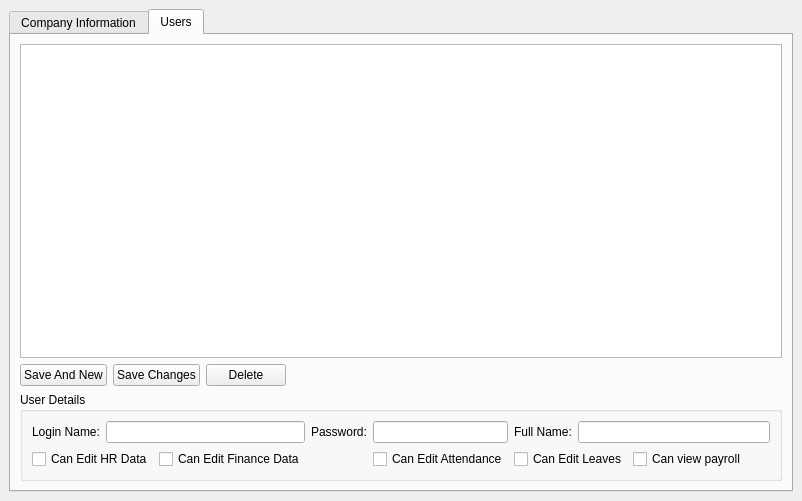
<?xml version="1.0" encoding="UTF-8"?>
<ui version="4.0">
 <class>Admin</class>
 <widget class="QMainWindow" name="Admin">
  <property name="geometry">
   <rect>
    <x>0</x>
    <y>0</y>
    <width>725</width>
    <height>501</height>
   </rect>
  </property>
  <property name="windowTitle">
   <string>Administration</string>
  </property>
  <property name="windowIcon">
   <iconset resource="rc.qrc">
    <normaloff>:/images/SecurityLock.png</normaloff>:/images/SecurityLock.png</iconset>
  </property>
  <widget class="QWidget" name="centralwidget">
   <layout class="QVBoxLayout" name="verticalLayout">
    <item>
     <widget class="QTabWidget" name="tabWidget">
      <property name="currentIndex">
       <number>1</number>
      </property>
      <widget class="QWidget" name="tab">
       <attribute name="title">
        <string>Company Information</string>
       </attribute>
       <layout class="QVBoxLayout" name="verticalLayout_2">
        <item>
         <layout class="QGridLayout" name="gridLayout">
          <item row="0" column="0" colspan="2">
           <widget class="QLabel" name="label">
            <property name="text">
             <string>Company Name:</string>
            </property>
           </widget>
          </item>
          <item row="0" column="2" colspan="5">
           <widget class="QLineEdit" name="lineEdit"/>
          </item>
          <item row="1" column="0" colspan="2">
           <widget class="QLabel" name="label_2">
            <property name="text">
             <string>Address:</string>
            </property>
           </widget>
          </item>
          <item row="1" column="2">
           <widget class="QLineEdit" name="lineEdit_2"/>
          </item>
          <item row="1" column="3">
           <widget class="QLabel" name="label_3">
            <property name="text">
             <string>Postcode:</string>
            </property>
           </widget>
          </item>
          <item row="1" column="4">
           <widget class="QLineEdit" name="lineEdit_3"/>
          </item>
          <item row="1" column="5">
           <widget class="QLabel" name="label_4">
            <property name="text">
             <string>Town:</string>
            </property>
           </widget>
          </item>
          <item row="1" column="6">
           <widget class="QLineEdit" name="lineEdit_4"/>
          </item>
          <item row="2" column="0" colspan="2">
           <widget class="QLabel" name="label_5">
            <property name="text">
             <string>Telephone:</string>
            </property>
           </widget>
          </item>
          <item row="2" column="2">
           <widget class="QLineEdit" name="lineEdit_5"/>
          </item>
          <item row="2" column="3">
           <widget class="QLabel" name="label_6">
            <property name="text">
             <string>Telephone 2:</string>
            </property>
           </widget>
          </item>
          <item row="2" column="4">
           <widget class="QLineEdit" name="lineEdit_6"/>
          </item>
         </layout>
        </item>
        <item>
         <spacer name="verticalSpacer">
          <property name="orientation">
           <enum>Qt::Vertical</enum>
          </property>
          <property name="sizeHint" stdset="0">
           <size>
            <width>20</width>
            <height>325</height>
           </size>
          </property>
         </spacer>
        </item>
        <item>
         <layout class="QHBoxLayout" name="horizontalLayout">
          <item>
           <widget class="QPushButton" name="pushButton">
            <property name="text">
             <string>Save</string>
            </property>
           </widget>
          </item>
          <item>
           <spacer name="horizontalSpacer">
            <property name="orientation">
             <enum>Qt::Horizontal</enum>
            </property>
            <property name="sizeHint" stdset="0">
             <size>
              <width>40</width>
              <height>20</height>
             </size>
            </property>
           </spacer>
          </item>
         </layout>
        </item>
       </layout>
      </widget>
      <widget class="QWidget" name="tab_2">
       <attribute name="title">
        <string>Users</string>
       </attribute>
       <layout class="QVBoxLayout" name="verticalLayout_3">
        <item>
         <widget class="QTreeView" name="treeView"/>
        </item>
        <item>
         <layout class="QHBoxLayout" name="horizontalLayout_2">
          <item>
           <widget class="QPushButton" name="SaveAndNew">
            <property name="text">
             <string>Save And New</string>
            </property>
           </widget>
          </item>
          <item>
           <widget class="QPushButton" name="SaveChanges">
            <property name="text">
             <string>Save Changes</string>
            </property>
           </widget>
          </item>
          <item>
           <widget class="QPushButton" name="Delete">
            <property name="text">
             <string>Delete</string>
            </property>
           </widget>
          </item>
          <item>
           <spacer name="horizontalSpacer_2">
            <property name="orientation">
             <enum>Qt::Horizontal</enum>
            </property>
            <property name="sizeHint" stdset="0">
             <size>
              <width>40</width>
              <height>20</height>
             </size>
            </property>
           </spacer>
          </item>
         </layout>
        </item>
        <item>
         <widget class="QGroupBox" name="groupBox">
          <property name="title">
           <string>User Details</string>
          </property>
          <layout class="QGridLayout" name="gridLayout_2">
           <item row="0" column="0">
            <widget class="QLabel" name="label_13">
             <property name="text">
              <string>Login Name:</string>
             </property>
            </widget>
           </item>
           <item row="0" column="1" colspan="2">
            <widget class="QLineEdit" name="LoginName"/>
           </item>
           <item row="0" column="7" colspan="6">
            <widget class="QLineEdit" name="FullName">
             <property name="sizePolicy">
              <sizepolicy hsizetype="Expanding" vsizetype="Fixed">
               <horstretch>1</horstretch>
               <verstretch>0</verstretch>
              </sizepolicy>
             </property>
            </widget>
           </item>
           <item row="1" column="0" colspan="2">
            <widget class="QCheckBox" name="EditHR">
             <property name="text">
              <string>Can Edit HR Data</string>
             </property>
            </widget>
           </item>
           <item row="1" column="2">
            <widget class="QCheckBox" name="EditFinance">
             <property name="text">
              <string>Can Edit Finance Data</string>
             </property>
            </widget>
           </item>
           <item row="1" column="6" colspan="2">
            <widget class="QCheckBox" name="EditLeaves">
             <property name="text">
              <string>Can Edit Leaves</string>
             </property>
            </widget>
           </item>
           <item row="1" column="8">
            <widget class="QCheckBox" name="EditPayroll">
             <property name="text">
              <string>Can view payroll</string>
             </property>
            </widget>
           </item>
           <item row="0" column="5">
            <widget class="QLineEdit" name="Password">
             <property name="echoMode">
              <enum>QLineEdit::Password</enum>
             </property>
            </widget>
           </item>
           <item row="0" column="3">
            <widget class="QLabel" name="label_14">
             <property name="text">
              <string>Password:</string>
             </property>
            </widget>
           </item>
           <item row="1" column="5">
            <widget class="QCheckBox" name="EditAttendance">
             <property name="text">
              <string>Can Edit Attendance</string>
             </property>
            </widget>
           </item>
           <item row="0" column="6">
            <widget class="QLabel" name="label_15">
             <property name="text">
              <string>Full Name:</string>
             </property>
            </widget>
           </item>
          </layout>
         </widget>
        </item>
       </layout>
      </widget>
     </widget>
    </item>
   </layout>
  </widget>
 </widget>
 <tabstops>
  <tabstop>tabWidget</tabstop>
  <tabstop>treeView</tabstop>
  <tabstop>SaveAndNew</tabstop>
  <tabstop>SaveChanges</tabstop>
  <tabstop>Delete</tabstop>
  <tabstop>LoginName</tabstop>
  <tabstop>Password</tabstop>
  <tabstop>FullName</tabstop>
  <tabstop>EditHR</tabstop>
  <tabstop>EditFinance</tabstop>
  <tabstop>EditAttendance</tabstop>
  <tabstop>EditLeaves</tabstop>
  <tabstop>EditPayroll</tabstop>
  <tabstop>pushButton</tabstop>
  <tabstop>lineEdit</tabstop>
  <tabstop>lineEdit_2</tabstop>
  <tabstop>lineEdit_4</tabstop>
  <tabstop>lineEdit_5</tabstop>
  <tabstop>lineEdit_6</tabstop>
  <tabstop>lineEdit_3</tabstop>
 </tabstops>
 <resources>
  <include location="rc.qrc"/>
 </resources>
 <connections/>
</ui>
